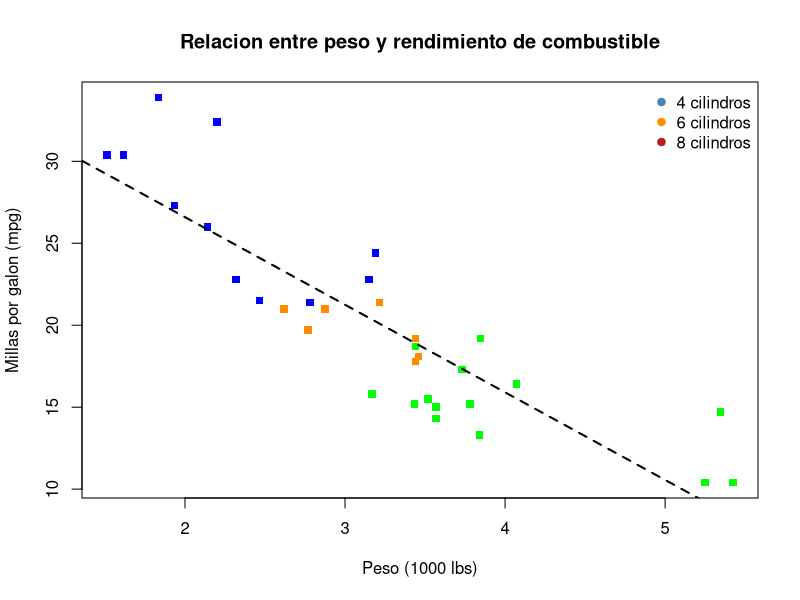

Here is the R script that generated this plot:
# ============================================================
# analisis.R
# Ejemplo simple para demostracion en vivo: GitHub + Ciencia Abierta
# Dr. Mauricio Bedoya - CIEAM, Universidad Catolica del Maule
# ============================================================
#
# Este script usa un dataset incluido en R (mtcars) para que
# cualquiera pueda ejecutarlo sin descargar datos externos.
#
# Objetivo de la demo:
#   1. Subir esta version inicial al repositorio (primer commit)
#   2. Modificar el script en vivo (agregar una mejora)
#   3. Commitear el cambio y mostrar el diff en GitHub
#
# ------------------------------------------------------------

# Cargar datos: relacion entre peso del auto (wt) y rendimiento (mpg)
datos <- mtcars

# Colores de acuerdo al número de cilindros
colores <- c("blue", "darkorange", "green")[as.factor(datos$cyl)]

# Grafico de dispersion basico
png("grafico_peso_vs_rendimiento.png")
plot(
  datos$wt, datos$mpg,
  main = "Relacion entre peso y rendimiento de combustible",
  xlab = "Peso (1000 lbs)",
  ylab = "Millas por galon (mpg)",
  pch = 15,
  col = colores
)

modelo  <- lm(mpg ~ wt, data = datos)
abline(modelo, lwd=2, lty=2)

# Leyenda
legend(
  "topright",
  legend = c("4 cilindros", "6 cilindros", "8 cilindros"),
  col = c("steelblue", "darkorange", "firebrick"),
  pch = 19,
  bty = "n"
)

# Guardar el grafico como imagen (queda versionado junto al script)
#dev.copy(png, "grafico_peso_vs_rendimiento.png")
dev.off()
